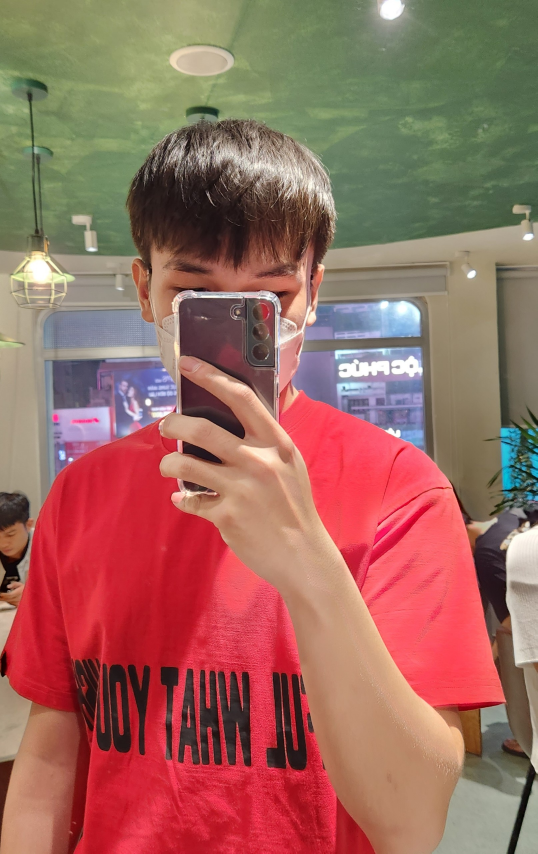
#> input picture image blending/hi.jpg, 1612 x 2560 px (shown at 1/3 size)
$ python 'image blending.py'
#> lines starting #> are read from the running program, lines starting #| are printed output that depends on the picture
import cv2

fg=cv2.imread('hi.jpg')
#> fg is the input picture: shape (2560, 1612, 3); mean B, G, R 94.6, 105.2, 156.3
eff = cv2.imread('snow.jpg')
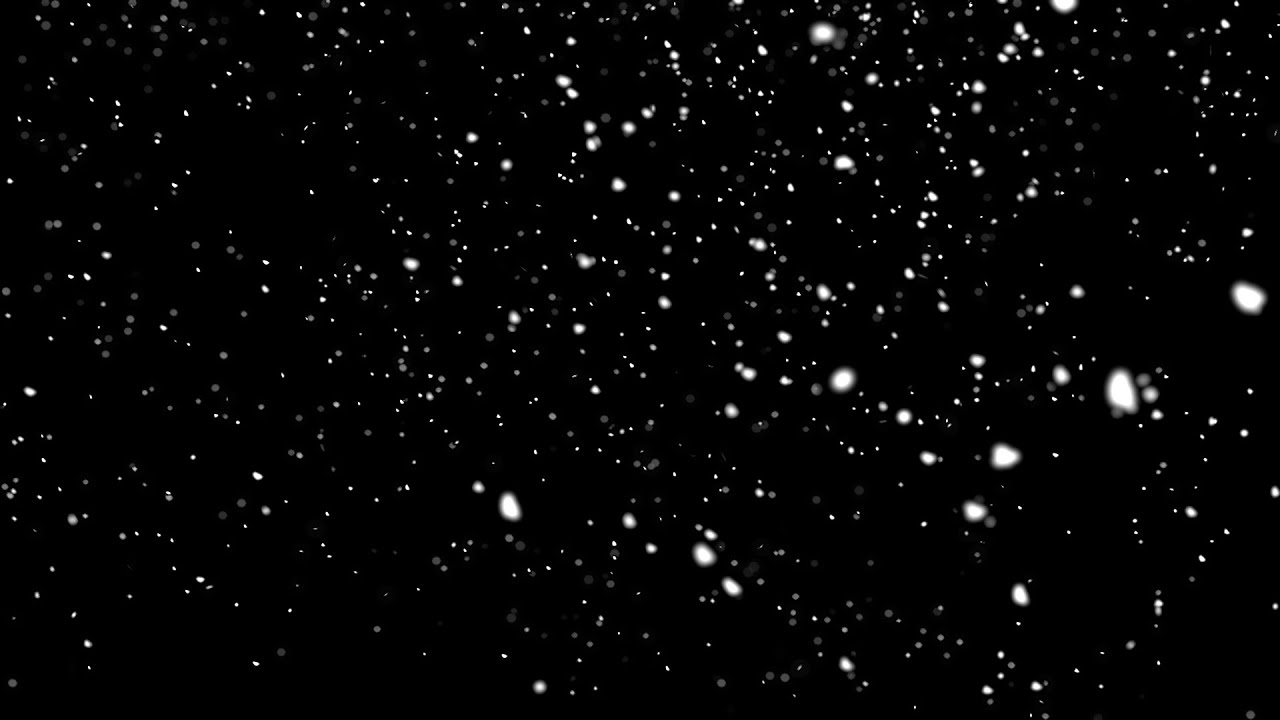
#> input picture image blending/snow.jpg, 1280 x 720 px
#> eff is the input picture: shape (720, 1280, 3); min 0, max 255, mean 6
mask = cv2.imread('mask.png', cv2.IMREAD_UNCHANGED)
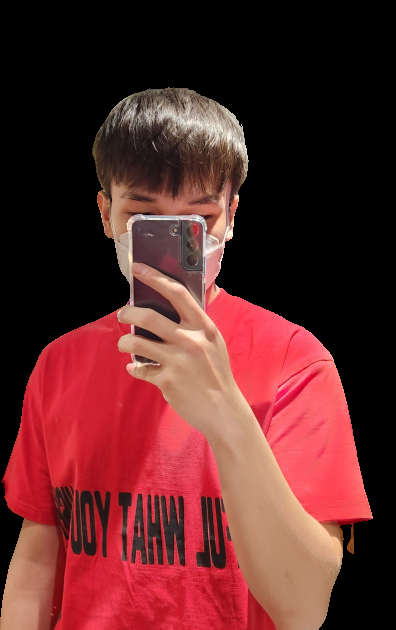
#> input picture image blending/mask.png, 396 x 630 px
#> mask is the input picture: shape (630, 396, 4); mean B, G, R, A 41.1, 41.4, 95, 131.7

fg = cv2.resize(fg, (mask.shape[1], mask.shape[0]))
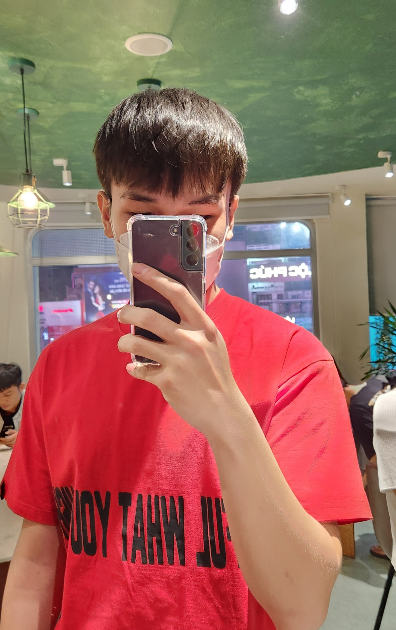
#> fg: shape (630, 396, 3); mean B, G, R 94.5, 105.1, 156.2
eff = cv2.resize(eff, (mask.shape[1], mask.shape[0]))
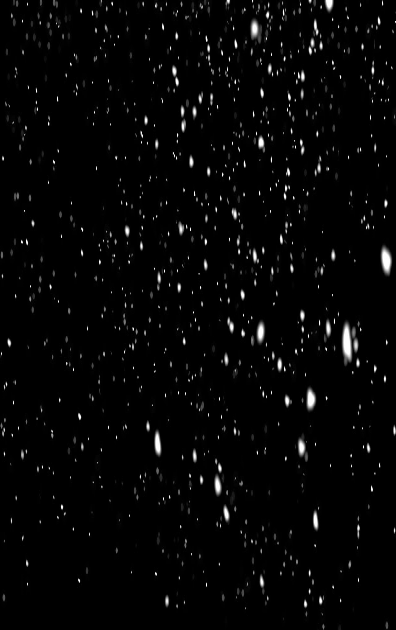
#> eff: shape (630, 396, 3); min 0, max 255, mean 5.9

result = fg.copy()
alpha = 0.5
result[mask[:,:,3] != 0] = fg[mask[:,:,3] != 0] * alpha + eff[mask[:,:,3] != 0] * (1 - alpha)
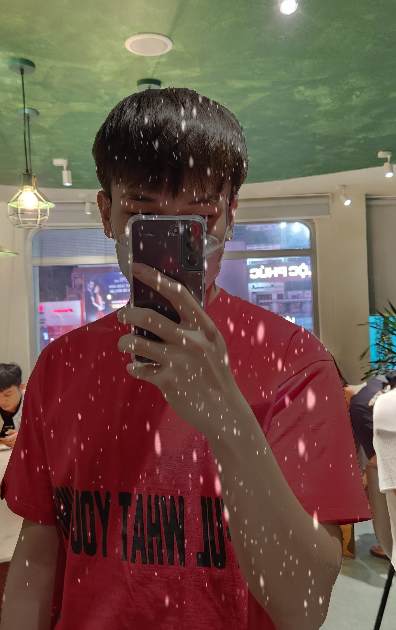
#> result: shape (630, 396, 3); mean B, G, R 75.3, 85.6, 110

cv2.imshow('Result', result)
cv2.waitKey(0)
